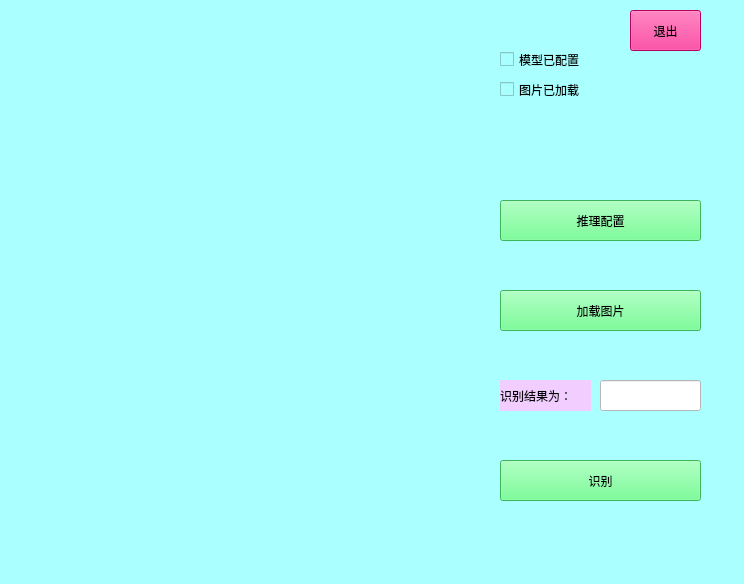
<?xml version="1.0" encoding="UTF-8"?>
<ui version="4.0">
 <class>MainWindow</class>
 <widget class="QMainWindow" name="MainWindow">
  <property name="enabled">
   <bool>true</bool>
  </property>
  <property name="geometry">
   <rect>
    <x>0</x>
    <y>0</y>
    <width>744</width>
    <height>584</height>
   </rect>
  </property>
  <property name="minimumSize">
   <size>
    <width>744</width>
    <height>584</height>
   </size>
  </property>
  <property name="maximumSize">
   <size>
    <width>744</width>
    <height>584</height>
   </size>
  </property>
  <property name="windowTitle">
   <string>MainWindow</string>
  </property>
  <property name="styleSheet">
   <string notr="true">background:rgb(170, 255, 255);</string>
  </property>
  <widget class="QWidget" name="centralwidget">
   <widget class="QLabel" name="show">
    <property name="geometry">
     <rect>
      <x>20</x>
      <y>10</y>
      <width>461</width>
      <height>491</height>
     </rect>
    </property>
    <property name="styleSheet">
     <string notr="true"/>
    </property>
    <property name="text">
     <string/>
    </property>
   </widget>
   <widget class="QLineEdit" name="outres">
    <property name="enabled">
     <bool>false</bool>
    </property>
    <property name="geometry">
     <rect>
      <x>600</x>
      <y>380</y>
      <width>101</width>
      <height>31</height>
     </rect>
    </property>
    <property name="styleSheet">
     <string notr="true">background:rgb(255, 255, 255);
border-color: rgb(255, 255, 0);</string>
    </property>
    <property name="text">
     <string/>
    </property>
   </widget>
   <widget class="QLabel" name="res_label">
    <property name="geometry">
     <rect>
      <x>500</x>
      <y>380</y>
      <width>91</width>
      <height>31</height>
     </rect>
    </property>
    <property name="styleSheet">
     <string notr="true">background:rgb(241, 206, 255);</string>
    </property>
    <property name="text">
     <string>识别结果为：</string>
    </property>
   </widget>
   <widget class="QPushButton" name="openfile">
    <property name="geometry">
     <rect>
      <x>500</x>
      <y>290</y>
      <width>201</width>
      <height>41</height>
     </rect>
    </property>
    <property name="styleSheet">
     <string notr="true">background:rgb(85, 255, 127);
font: 16pt &quot;Arial&quot;;</string>
    </property>
    <property name="text">
     <string>加载图片</string>
    </property>
   </widget>
   <widget class="QPushButton" name="detect">
    <property name="geometry">
     <rect>
      <x>500</x>
      <y>460</y>
      <width>201</width>
      <height>41</height>
     </rect>
    </property>
    <property name="styleSheet">
     <string notr="true">background:rgb(85, 255, 127);
font: 16pt &quot;Arial&quot;;</string>
    </property>
    <property name="text">
     <string>识别</string>
    </property>
   </widget>
   <widget class="QPushButton" name="exit">
    <property name="geometry">
     <rect>
      <x>630</x>
      <y>10</y>
      <width>71</width>
      <height>41</height>
     </rect>
    </property>
    <property name="styleSheet">
     <string notr="true">background-color: rgb(255, 0, 127);
font: 16pt &quot;Arial&quot;;</string>
    </property>
    <property name="text">
     <string>退出</string>
    </property>
   </widget>
   <widget class="QPushButton" name="cfginfer">
    <property name="geometry">
     <rect>
      <x>500</x>
      <y>200</y>
      <width>201</width>
      <height>41</height>
     </rect>
    </property>
    <property name="styleSheet">
     <string notr="true">background:rgb(85, 255, 127);
font: 16pt &quot;Arial&quot;;</string>
    </property>
    <property name="text">
     <string>推理配置</string>
    </property>
   </widget>
   <widget class="QCheckBox" name="checkBox_model">
    <property name="enabled">
     <bool>false</bool>
    </property>
    <property name="geometry">
     <rect>
      <x>500</x>
      <y>50</y>
      <width>121</width>
      <height>19</height>
     </rect>
    </property>
    <property name="styleSheet">
     <string notr="true">color: rgb(0, 0, 0);</string>
    </property>
    <property name="text">
     <string>模型已配置</string>
    </property>
    <property name="checkable">
     <bool>true</bool>
    </property>
   </widget>
   <widget class="QCheckBox" name="checkBox_pic">
    <property name="enabled">
     <bool>false</bool>
    </property>
    <property name="geometry">
     <rect>
      <x>500</x>
      <y>80</y>
      <width>121</width>
      <height>19</height>
     </rect>
    </property>
    <property name="styleSheet">
     <string notr="true">color: rgb(0, 0, 0);</string>
    </property>
    <property name="text">
     <string>图片已加载</string>
    </property>
    <property name="checkable">
     <bool>true</bool>
    </property>
   </widget>
  </widget>
  <widget class="QMenuBar" name="menubar">
   <property name="geometry">
    <rect>
     <x>0</x>
     <y>0</y>
     <width>744</width>
     <height>26</height>
    </rect>
   </property>
  </widget>
  <widget class="QStatusBar" name="statusbar"/>
 </widget>
 <resources/>
 <connections/>
</ui>
